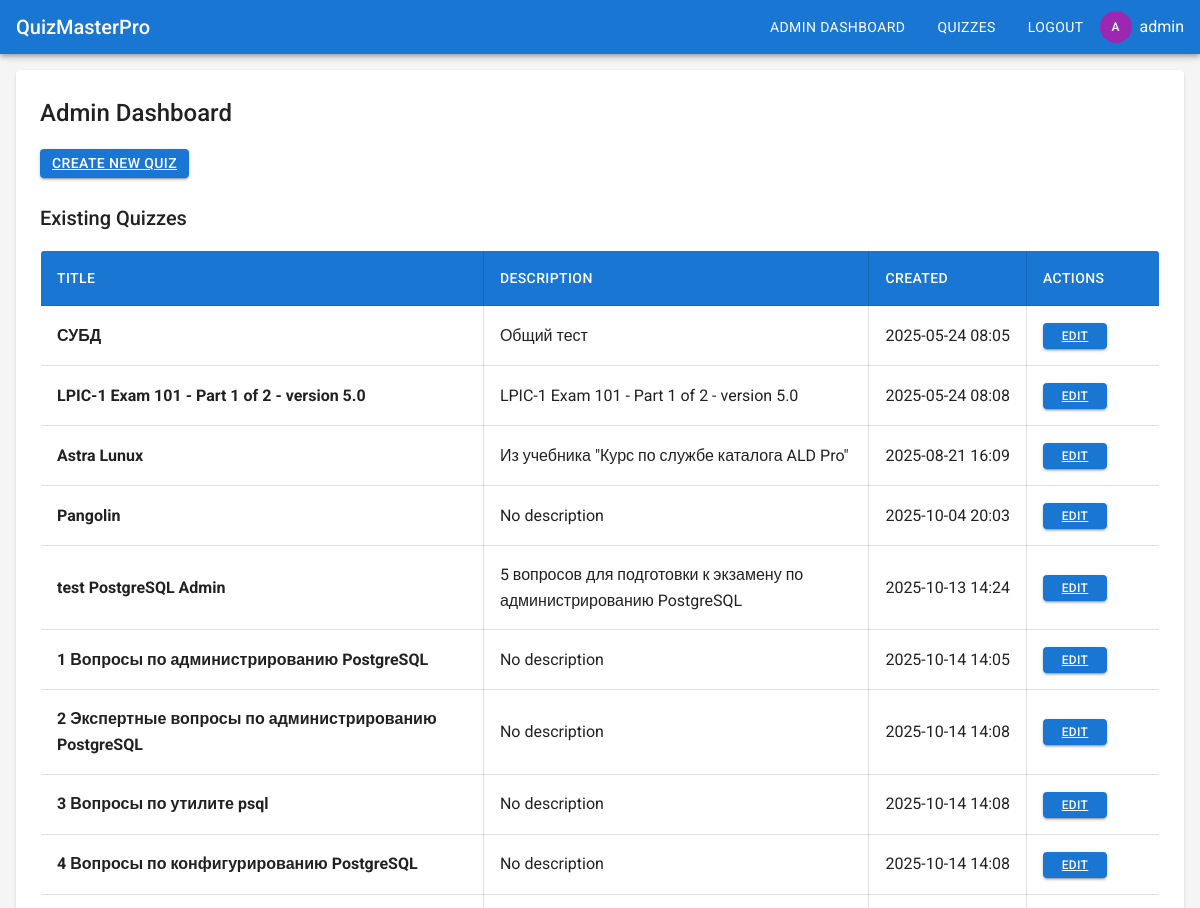
Page /admin (signed in, upper part) on the earlier database version.
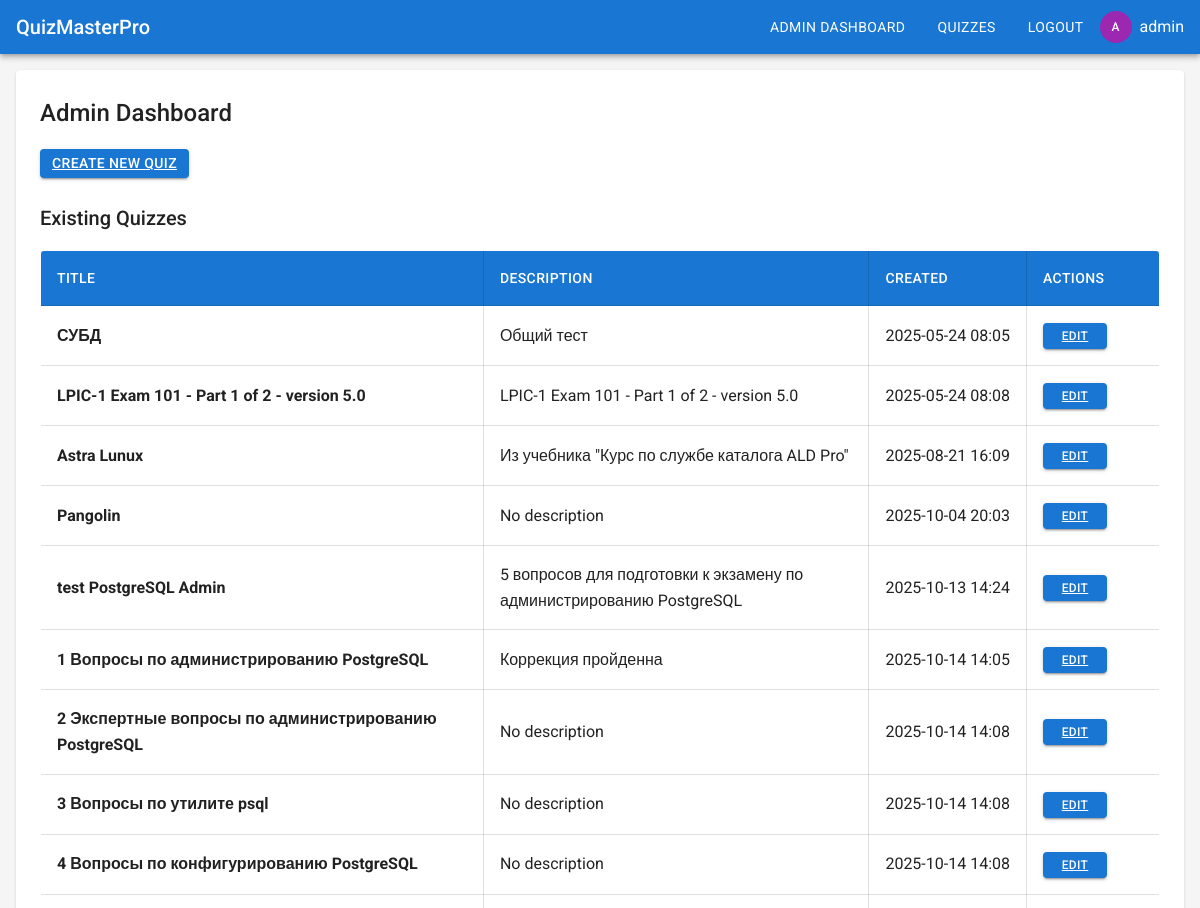
Same page on the later database version.
### app/models.py (models this page shows, shortened)
class Quiz(db.Model):
    id = db.Column(db.Integer, primary_key=True)
    title = db.Column(db.String(128), nullable=False)
    description = db.Column(db.Text)
    created_at = db.Column(db.DateTime, default=datetime.utcnow)
    created_by = db.Column(db.Integer, db.ForeignKey('user.id'))
    is_active = db.Column(db.Boolean, default=True)
    questions = db.relationship('Question', backref='quiz', lazy='dynamic', cascade='all, delete-orphan')

### app/routes/admin_routes.py (the view)
@admin_bp.route('/admin')
@admin_required
def dashboard():
    quizzes = Quiz.query.all()
    logger.info(f'Admin {current_user.username} accessed admin dashboard')
    return render_template('admin/dashboard.html', quizzes=quizzes)

### app/__init__.py (called while the page is built)
def create_app():
    app = Flask(__name__)
    app.config.from_object(Config)
    db.init_app(app)
    login_manager.init_app(app)
    login_manager.login_view = 'auth.login'
    from app.routes.main import main_bp
    from app.routes.auth_routes import auth_bp
    from app.routes.quiz_routes import quiz_bp
    from app.routes.admin_routes import admin_bp
    app.register_blueprint(main_bp)
    app.register_blueprint(auth_bp, url_prefix='/auth')
    app.register_blueprint(quiz_bp, url_prefix='/quizzes')
    app.register_blueprint(admin_bp)
    @login_manager.user_loader
    def load_user(user_id):
        from app.models import User
        return User.query.get(int(user_id))
    return app

### app/routes/admin_routes.py (called while the page is built)
def admin_required(f):
    @wraps(f)
    def decorated_function(*args, **kwargs):
        if not current_user.is_authenticated or not current_user.is_admin:
            logger.warning(f'Unauthorized access attempt by {current_user.username if current_user.is_authenticated else "anonymous"} to admin route')
            flash('Access denied. Admin privileges required.', 'error')
            return redirect(url_for('auth.login'))
        return f(*args, **kwargs)
    return decorated_function

### app/templates/admin/dashboard.html (shortened to what this page needs)
{% extends "base.html" %}
{% block content %}
<div class="card">
    <div class="card-content">
        <h2>Admin Dashboard</h2>
        <a href="{{ url_for('admin.create_quiz') }}" class="btn btn-primary mb-3">Create New Quiz</a>
        <h3>Existing Quizzes</h3>
        {% if quizzes %}
            <div class="table-responsive">
                <table class="table table-bordered table-hover">
                    <thead>
                        <tr>
                            <th>Title</th>
                            <th>Description</th>
                            <th style="white-space: nowrap;">Created</th>
                            <th style="min-width: 100px;">Actions</th>
                        </tr>
                    </thead>
                    <tbody>
                        {% for quiz in quizzes %}
                        <tr>
                            <td><strong>{{ quiz.title }}</strong></td>
                            <td>{{ quiz.description or 'No description' }}</td>
                            <td style="white-space: nowrap;">{{ quiz.created_at.strftime('%Y-%m-%d %H:%M') }}</td>
                            <td>
                                <a href="{{ url_for('admin.edit_quiz', quiz_id=quiz.id) }}" class="btn btn-primary btn-sm" style="white-space: nowrap;">Edit</a>
                            </td>
                        </tr>
                        {% endfor %}
                    </tbody>
                </table>
            </div>
        {% else %}
            <p>No quizzes available.</p>
        {% endif %}
    </div>
</div>
{% endblock %}

Differences in the rows shown:
changed Quiz "1 Вопросы по администрированию PostgreSQL": description "No description" → "Коррекция пройденна"
